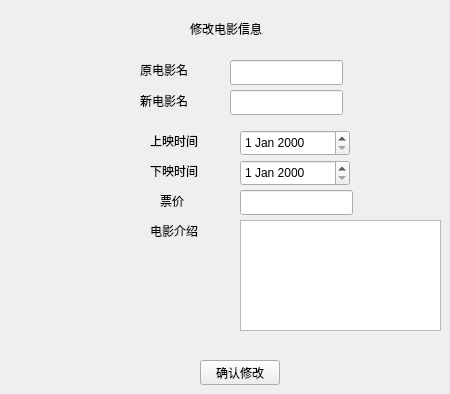
    <widget class="QWidget" name="modify_movie_inforation">
     <widget class="QLabel" name="label_16">
      <property name="geometry">
       <rect>
        <x>190</x>
        <y>20</y>
        <width>161</width>
        <height>17</height>
       </rect>
      </property>
      <property name="text">
       <string>修改电影信息</string>
      </property>
     </widget>
     <widget class="QLabel" name="label_17">
      <property name="geometry">
       <rect>
        <x>140</x>
        <y>90</y>
        <width>71</width>
        <height>21</height>
       </rect>
      </property>
      <property name="text">
       <string>新电影名</string>
      </property>
     </widget>
     <widget class="QLabel" name="label_18">
      <property name="geometry">
       <rect>
        <x>150</x>
        <y>130</y>
        <width>71</width>
        <height>21</height>
       </rect>
      </property>
      <property name="text">
       <string>上映时间</string>
      </property>
     </widget>
     <widget class="QLabel" name="label_19">
      <property name="geometry">
       <rect>
        <x>150</x>
        <y>160</y>
        <width>71</width>
        <height>21</height>
       </rect>
      </property>
      <property name="text">
       <string>下映时间</string>
      </property>
     </widget>
     <widget class="QLabel" name="label_20">
      <property name="geometry">
       <rect>
        <x>160</x>
        <y>190</y>
        <width>71</width>
        <height>21</height>
       </rect>
      </property>
      <property name="text">
       <string>票价</string>
      </property>
     </widget>
     <widget class="QLabel" name="label_21">
      <property name="geometry">
       <rect>
        <x>150</x>
        <y>220</y>
        <width>71</width>
        <height>21</height>
       </rect>
      </property>
      <property name="text">
       <string>电影介绍</string>
      </property>
     </widget>
     <widget class="QLineEdit" name="lineEdit_modify_movie">
      <property name="geometry">
       <rect>
        <x>230</x>
        <y>90</y>
        <width>113</width>
        <height>25</height>
       </rect>
      </property>
     </widget>
     <widget class="QLineEdit" name="lineEdit_modify_price">
      <property name="geometry">
       <rect>
        <x>240</x>
        <y>190</y>
        <width>113</width>
        <height>25</height>
       </rect>
      </property>
     </widget>
     <widget class="QTextEdit" name="textEdit_modify_introduce">
      <property name="geometry">
       <rect>
        <x>240</x>
        <y>220</y>
        <width>201</width>
        <height>111</height>
       </rect>
      </property>
     </widget>
     <widget class="QPushButton" name="pushButton_8">
      <property name="geometry">
       <rect>
        <x>200</x>
        <y>360</y>
        <width>80</width>
        <height>25</height>
       </rect>
      </property>
      <property name="text">
       <string>确认修改</string>
      </property>
     </widget>
     <widget class="QDateEdit" name="dateEdit_modify_releaseTime">
      <property name="geometry">
       <rect>
        <x>240</x>
        <y>130</y>
        <width>110</width>
        <height>26</height>
       </rect>
      </property>
     </widget>
     <widget class="QDateEdit" name="dateEdit_modify_projectionTme">
      <property name="geometry">
       <rect>
        <x>240</x>
        <y>160</y>
        <width>110</width>
        <height>26</height>
       </rect>
      </property>
     </widget>
     <widget class="QLabel" name="label_41">
      <property name="geometry">
       <rect>
        <x>140</x>
        <y>60</y>
        <width>71</width>
        <height>20</height>
       </rect>
      </property>
      <property name="text">
       <string>原电影名</string>
      </property>
     </widget>
     <widget class="QLineEdit" name="lineEdit_old_moveiname">
      <property name="geometry">
       <rect>
        <x>230</x>
        <y>60</y>
        <width>113</width>
        <height>25</height>
       </rect>
      </property>
     </widget>
    </widget>
